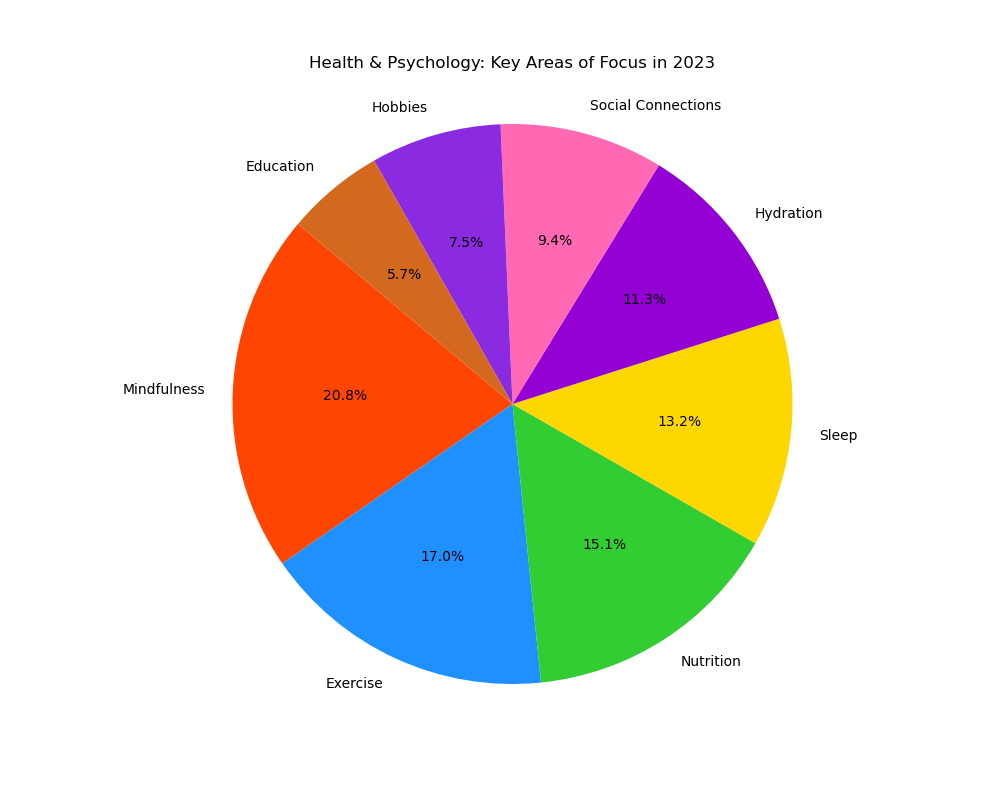

Recreate this plot in Python.

import matplotlib.pyplot as plt

# Table data
category = ['Mindfulness', 'Exercise', 'Nutrition', 'Sleep', 'Hydration', 'Social Connections', 'Hobbies', 'Education']
percentage = [22.0, 18.0, 16.0, 14.0, 12.0, 10.0, 8.0, 6.0]
colors = ['#FF4500', '#1E90FF', '#32CD32', '#FFD700', '#9400D3', '#FF69B4', '#8A2BE2', '#D2691E']

# Plot
fig, ax = plt.subplots(figsize=(10, 8))  # Change width and height of the chart
ax.pie(percentage, labels=category, autopct='%1.1f%%', startangle=140, colors=colors)
ax.axis('equal')  # Equal aspect ratio ensures that pie is drawn as a circle.

plt.title('Health & Psychology: Key Areas of Focus in 2023', pad=20)
plt.show()
